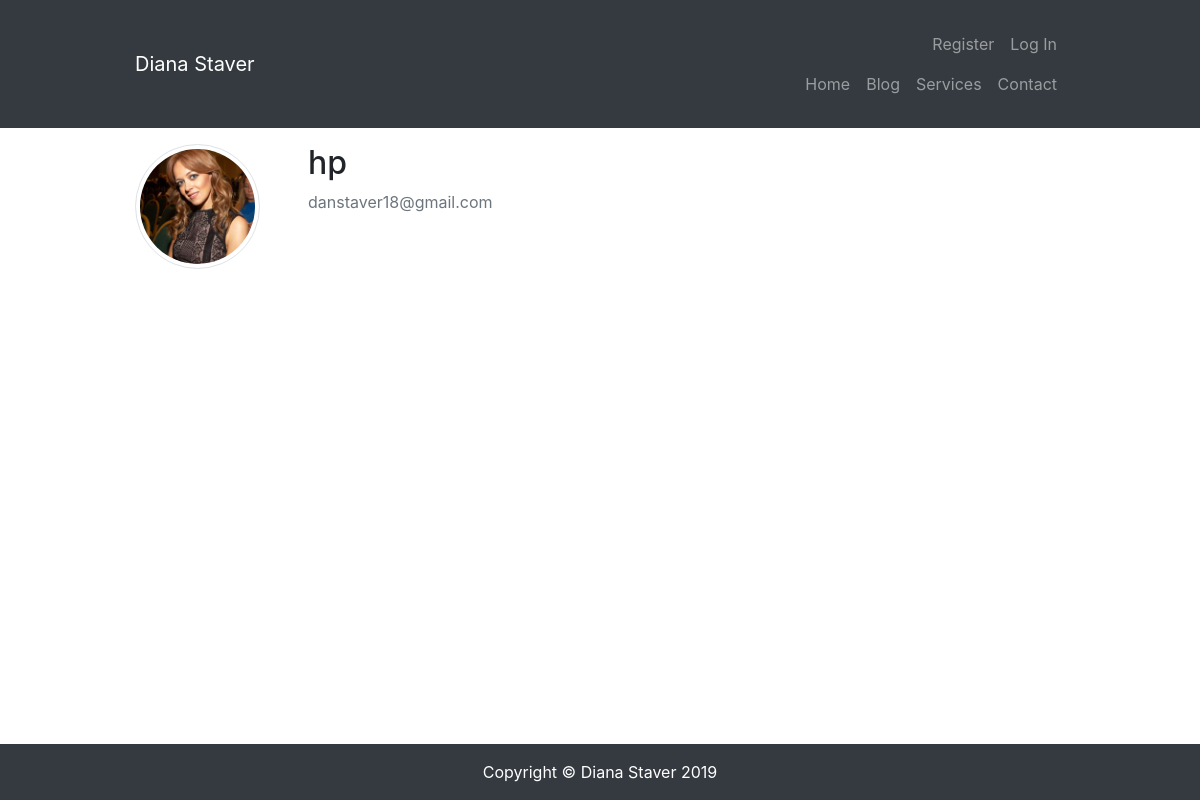
/profile/hp, run on the app's committed database.
### users/models.py (models this page shows, shortened)
class Profile(models.Model):
    user = models.OneToOneField(User, on_delete=models.CASCADE)
    image = models.ImageField(default='default.jpg', upload_to='profile_pics')

### users/views.py (the view)
# urls.py: path('profile/<str:username>', user_views.profile_detail, name='profile-detail'),
def profile_detail(request, username):
    details = get_object_or_404(Profile, user__username=username)
    return render(request, 'users/profile_detail.html', {'details': details})

### users/templates/users/profile_detail.html (shortened to what this page needs)
{% extends "site_content/base.html" %}
{% block content %}
    <div class="container content-section mr-auto">
      <div class="media pt-3">
        <img class="img-thumbnail rounded-circle mr-5" style="width: 125px; height: 125px;" src="{{ details.image.url }}">
        <div class="media-body">
          <h2 class="account-heading">{{ details.user }}</h2>
          <p class="text-secondary">{{ details.user.email }}</p>
        </div>
      </div>
    </div>
{% endblock content %}

### site_content/static/site_content/style.css (style rules this page uses)
.container { max-width: 960px; }

### data on the page
Profile: image (picture), user "hp", user.email "danstaver18@gmail.com"
